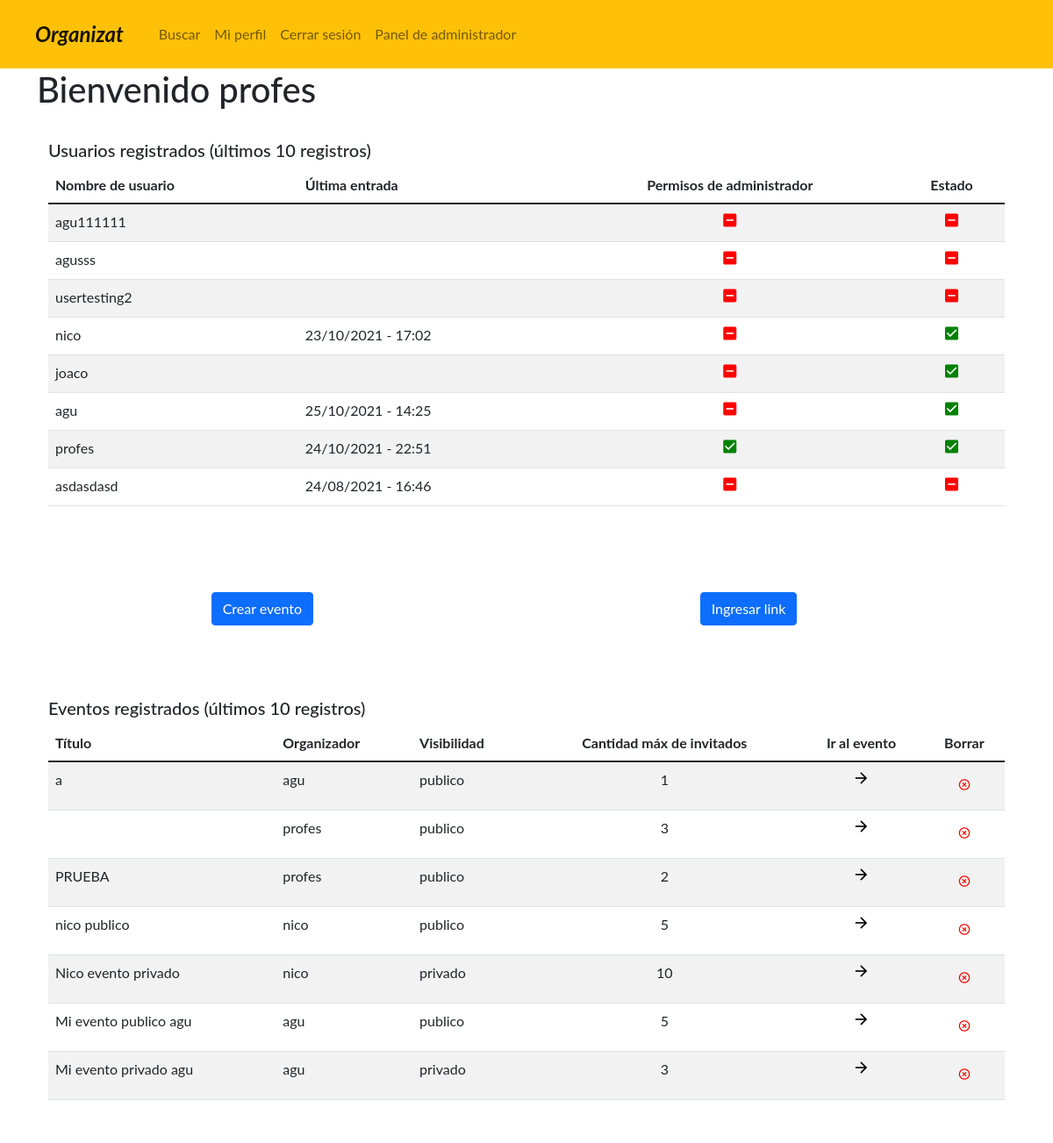
The page / (signed in) on the database its author committed.
### administrador/models.py (models this page shows, shortened)
class Event(models.Model):
    name = models.CharField(max_length=40, blank=True, null=False, verbose_name='Nombre')
    owner = models.ForeignKey(User, on_delete=models.CASCADE, verbose_name="Organizador")
    description = models.TextField(max_length=255, blank=True, null=False, verbose_name='Descripcion')
    date_event_start = models.DateTimeField(default=datetime.today(), verbose_name='Fecha de alta del evento')
    date_event_end = models.DateTimeField(default=datetime.today(), verbose_name='Fecha de baja del evento')
    location = models.CharField(max_length=255, blank=True, null=False, verbose_name='Ubicación')
    event_link = models.URLField(max_length=200, verbose_name='Link')
    state = models.CharField(max_length=10, choices=STATES_EVENTO, verbose_name='Estado', null=True)
    max_guests = models.IntegerField(verbose_name='Capacidad máxima de invitados')
    visibility = models.CharField(max_length=14, choices=VISIBILITIES, verbose_name='Visibilidad')
    class Meta:
        verbose_name = 'Evento'
        verbose_name_plural = 'Eventos'

### administrador/views.py (the view, shortened to what this page needs)
# urls.py: 2. Add a URL to urlpatterns:  path('', views.home, name='home')
def home(request):
    users = User.objects.all().order_by('-id')[0:10]
    events = Event.objects.all().order_by('-id')[0:10]
    return render(request, 'home.html', {'users': users,
                                         'events': events})

### templates/home.html (shortened to what this page needs)
<!DOCTYPE html>
<html lang="en">
<head>
</head>
<body>
    {% include "header.html" %}
    <div class="container">
        {% if not request.user.is_anonymous %}
            {% if request.user.is_active %}
                <h1>Bienvenido {{request.user.username}}</h1>
            {% else %}
                <h1>Aún no has activado tu cuenta, revisa tu casilla de correos!</h1>
            {% endif %}
        {% else %}
            <h1>Página principal</h1>
        {% endif %}
        {% if request.user.is_superuser %}
        <div class="container border border-white py-3 my-3">
            <p class="h5">Usuarios registrados (últimos 10 registros)</p>
            <div class="table-responsive table-wrapper-scroll-y my-custom-scrollbar">
                <table class="table table-striped table-hover">
                    {% if users %}
                    <thead>
                    <tr>
                        <th>Nombre de usuario</th>
                        <th>Última entrada</th>
                        <th class="text-center">Permisos de administrador</th>
                        <th class="text-center">Estado</th>
                    </tr>
                    </thead>
                    <tbody>
                    {% for user in users %}
                        <tr>
                            <td>{{user.username}}</td>
                            <td>{{user.last_login|date:'d/m/Y - H:i'}}</td>
                            {% if user.is_superuser %}
                                <td class="text-center"><i class="material-icons" style="font-size:20px;color:green">check_box</i></td>
                            {% else %}
                                <td class="text-center"><i class="material-icons" style="font-size:20px;color:red">indeterminate_check_box</i></td>
                            {% endif %}
                            {% if user.is_active %}
                                <td class="text-center"><i class="material-icons" style="font-size:20px;color:green">check_box</i></td>
                            {% else %}
                                <td class="text-center"><i class="material-icons" style="font-size:20px;color:red">indeterminate_check_box</i></td>
                            {% endif %}
                        </tr>
                    {% endfor %}
                    </tbody>
                    {% else %}
                    <thead>
                        <tr>
                            <th>No existen usuarios registrados</th>
                        </tr>
                    </thead>
                    {% endif %}
                </table>
            </div>
        </div>
        {% endif %}
        <div class="container border border-white py-3 my-3">
            <div class="row">
                    <div class="col-12 offset-2 offset-md-2 col-md-4 py-3 my-3">
                        <a href="{% url 'add_event' %}">
                            <button type="button" class="btn btn-primary">
                                Crear evento
                            </button>
                        </a>
                    </div>
                    <div class="col-12 offset-2 offset-md-2 col-md-4 py-3 my-3">
                        <a href="#" onclick="showInputLink()">
                            <button type="button" class="btn btn-primary">
                                Ingresar link
                            </button>
                        </a>
                    </div>
            </div>
        </div>
        {% if request.user.is_superuser %}
        <div class="container border border-white py-3 my-3">
            <p class="h5">Eventos registrados (últimos 10 registros)</p>
            <div class="table-responsive table-wrapper-scroll-y my-custom-scrollbar">
                <table class="table table-striped table-hover">
                    {% if events %}
                    <thead>
                    <tr>
                        <th>Título</th>
                        <th>Organizador</th>
                        <th>Visibilidad</th>
                        <th class="text-center">Cantidad máx de invitados</th>
                        <th class="text-center">Ir al evento</th>
                        <th class="text-center">Borrar</th>
                    </tr>
                    </thead>
                    <tbody>
                    {% for event in events %}
                        <tr>
                            <td>{{event.name}}</td>
                            <td>{{event.owner}}</td>
                            <td>{{event.visibility}}</td>
                            <td class="text-center">{{event.max_guests}}</td>
                            <td class="text-center">
                                <a class="text-decoration-none text-black" href="{% url 'event' event.event_link %}">
                                    <i class="material-icons" style="font-size:20px">arrow_forward</i>
                                </a>
                            </td>
                            <td class="text-center">
                                <a class="text-decoration-none text-white" href="{% url 'delete_event' event.event_link %}"
                                 onClick="return confirm('¿Seguro que quieres borrar este evento?');"
                                    title="Eliminar evento">
                                    <button type="button" class="btn text-decoration-none text-white"><i class="material-icons" style="font-size:15px;color:red">highlight_off</i></button>
                                </a>
                            </td>
                        </tr>
                    {% endfor %}
                    </tbody>
                    {% else %}
                    <thead>
                        <tr>
                            <th>No existen eventos registrados</th>
                        </tr>
                    </thead>
                    {% endif %}
                </table>
            </div>
        </div>
        {% endif %}
    </div>
</body>
</html>

### static/css/styles.css (style rules this page uses)
body { font-family: "Lato", sans-serif; }

### rows shown on the page
Event: name "a", owner "agu", visibility "publico", max_guests "1"
Event: owner "profes", visibility "publico", max_guests "3"
Event: name "PRUEBA", owner "profes", visibility "publico", max_guests "2"
Event: name "nico publico", owner "nico", visibility "publico", max_guests "5"
Event: name "Nico evento privado", owner "nico", visibility "privado", max_guests "10"
Event: name "Mi evento publico agu", owner "agu", visibility "publico", max_guests "5"
Event: name "Mi evento privado agu", owner "agu", visibility "privado", max_guests "3"

### other values the page prints
{{ request.user.username }} "profes"
{{ user.username }} "agu111111"
{{ user.username }} "agusss"
{{ user.username }} "usertesting2"
{{ user.username }} "nico"
{{ user.last_login|date:'d/m/Y - H:i' }} "23/10/2021 - 17:02"
{{ user.username }} "joaco"
{{ user.username }} "agu"
{{ user.last_login|date:'d/m/Y - H:i' }} "25/10/2021 - 14:25"
{{ user.username }} "profes"
{{ user.last_login|date:'d/m/Y - H:i' }} "24/10/2021 - 22:51"
{{ user.username }} "asdasdasd"
{{ user.last_login|date:'d/m/Y - H:i' }} "24/08/2021 - 16:46"
